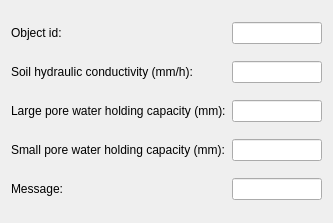
<?xml version="1.0" encoding="UTF-8"?>
<ui version="4.0">
 <class>Dialog</class>
 <widget class="QDialog" name="Dialog">
  <property name="geometry">
   <rect>
    <x>0</x>
    <y>0</y>
    <width>333</width>
    <height>223</height>
   </rect>
  </property>
  <property name="maximumSize">
   <size>
    <width>1000</width>
    <height>1000</height>
   </size>
  </property>
  <property name="windowTitle">
   <string>Dialog</string>
  </property>
  <property name="locale">
   <locale language="English" country="UnitedKingdom"/>
  </property>
  <layout class="QGridLayout" name="gridLayout">
   <item row="5" column="0">
    <widget class="QLabel" name="MSG_LBL">
     <property name="text">
      <string>Message:</string>
     </property>
    </widget>
   </item>
   <item row="3" column="2">
    <widget class="QLineEdit" name="WC0">
     <property name="enabled">
      <bool>true</bool>
     </property>
    </widget>
   </item>
   <item row="5" column="2">
    <widget class="QLineEdit" name="MSG"/>
   </item>
   <item row="1" column="2">
    <widget class="QLineEdit" name="KS">
     <property name="enabled">
      <bool>true</bool>
     </property>
    </widget>
   </item>
   <item row="2" column="2">
    <widget class="QLineEdit" name="WG0">
     <property name="enabled">
      <bool>true</bool>
     </property>
    </widget>
   </item>
   <item row="2" column="0" colspan="2">
    <widget class="QLabel" name="WG0_LBL">
     <property name="locale">
      <locale language="English" country="UnitedStates"/>
     </property>
     <property name="text">
      <string>Large pore water holding capacity (mm):</string>
     </property>
    </widget>
   </item>
   <item row="1" column="0" colspan="2">
    <widget class="QLabel" name="KS_LBL">
     <property name="locale">
      <locale language="English" country="UnitedStates"/>
     </property>
     <property name="text">
      <string>Soil hydraulic conductivity (mm/h):</string>
     </property>
    </widget>
   </item>
   <item row="3" column="0" colspan="2">
    <widget class="QLabel" name="WC0_LBL">
     <property name="locale">
      <locale language="English" country="UnitedStates"/>
     </property>
     <property name="text">
      <string>Small pore water holding capacity (mm):</string>
     </property>
    </widget>
   </item>
   <item row="0" column="0">
    <widget class="QLabel" name="OBJ_ID_LBL">
     <property name="locale">
      <locale language="English" country="UnitedStates"/>
     </property>
     <property name="text">
      <string>Object id:</string>
     </property>
    </widget>
   </item>
   <item row="0" column="2">
    <widget class="QLineEdit" name="OBJ_ID">
     <property name="enabled">
      <bool>true</bool>
     </property>
    </widget>
   </item>
  </layout>
 </widget>
 <resources/>
 <connections/>
</ui>
